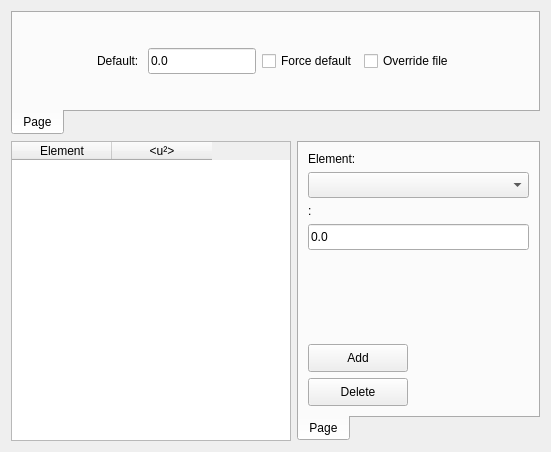
<?xml version="1.0" encoding="UTF-8"?>
<ui version="4.0">
 <class>ThermalScatteringFrame</class>
 <widget class="QWidget" name="ThermalScatteringFrame">
  <property name="geometry">
   <rect>
    <x>0</x>
    <y>0</y>
    <width>551</width>
    <height>452</height>
   </rect>
  </property>
  <property name="windowTitle">
   <string>Form</string>
  </property>
  <layout class="QGridLayout" name="gridLayout_2">
   <item row="2" column="0" colspan="2">
    <widget class="tabPanel" name="tPanel">
     <property name="maximumSize">
      <size>
       <width>16777215</width>
       <height>16777215</height>
      </size>
     </property>
     <property name="autoFillBackground">
      <bool>false</bool>
     </property>
     <property name="styleSheet">
      <string notr="true"/>
     </property>
     <property name="tabPosition">
      <enum>QTabWidget::South</enum>
     </property>
     <property name="currentIndex">
      <number>0</number>
     </property>
     <property name="elideMode">
      <enum>Qt::ElideMiddle</enum>
     </property>
     <property name="tabsClosable">
      <bool>false</bool>
     </property>
     <widget class="QWidget" name="vLayout">
      <attribute name="title">
       <string>Page</string>
      </attribute>
      <layout class="QGridLayout" name="gridLayout">
       <item row="1" column="0">
        <spacer name="horizontalSpacer">
         <property name="orientation">
          <enum>Qt::Horizontal</enum>
         </property>
         <property name="sizeHint" stdset="0">
          <size>
           <width>40</width>
           <height>20</height>
          </size>
         </property>
        </spacer>
       </item>
       <item row="1" column="2">
        <widget class="EditUnitsBox" name="edtDefault">
         <property name="minimumSize">
          <size>
           <width>100</width>
           <height>26</height>
          </size>
         </property>
         <property name="text">
          <string>0.0</string>
         </property>
        </widget>
       </item>
       <item row="1" column="1">
        <widget class="QLabel" name="label_2">
         <property name="layoutDirection">
          <enum>Qt::LeftToRight</enum>
         </property>
         <property name="text">
          <string>Default: </string>
         </property>
         <property name="alignment">
          <set>Qt::AlignLeading|Qt::AlignLeft|Qt::AlignVCenter</set>
         </property>
        </widget>
       </item>
       <item row="1" column="4">
        <widget class="QCheckBox" name="chkOverride">
         <property name="text">
          <string>Override file</string>
         </property>
        </widget>
       </item>
       <item row="1" column="3">
        <widget class="QCheckBox" name="chkForceDefault">
         <property name="text">
          <string>Force default</string>
         </property>
        </widget>
       </item>
       <item row="1" column="5">
        <spacer name="horizontalSpacer_2">
         <property name="orientation">
          <enum>Qt::Horizontal</enum>
         </property>
         <property name="sizeHint" stdset="0">
          <size>
           <width>40</width>
           <height>20</height>
          </size>
         </property>
        </spacer>
       </item>
      </layout>
     </widget>
    </widget>
   </item>
   <item row="3" column="0">
    <widget class="QTableWidget" name="tblDisplacements">
     <property name="minimumSize">
      <size>
       <width>280</width>
       <height>300</height>
      </size>
     </property>
     <property name="maximumSize">
      <size>
       <width>280</width>
       <height>16777215</height>
      </size>
     </property>
     <property name="horizontalScrollBarPolicy">
      <enum>Qt::ScrollBarAlwaysOff</enum>
     </property>
     <property name="editTriggers">
      <set>QAbstractItemView::NoEditTriggers</set>
     </property>
     <property name="showDropIndicator" stdset="0">
      <bool>true</bool>
     </property>
     <property name="alternatingRowColors">
      <bool>false</bool>
     </property>
     <property name="selectionBehavior">
      <enum>QAbstractItemView::SelectRows</enum>
     </property>
     <property name="showGrid">
      <bool>false</bool>
     </property>
     <property name="sortingEnabled">
      <bool>false</bool>
     </property>
     <property name="wordWrap">
      <bool>false</bool>
     </property>
     <property name="cornerButtonEnabled">
      <bool>false</bool>
     </property>
     <property name="rowCount">
      <number>0</number>
     </property>
     <property name="columnCount">
      <number>2</number>
     </property>
     <attribute name="horizontalHeaderVisible">
      <bool>true</bool>
     </attribute>
     <attribute name="horizontalHeaderCascadingSectionResizes">
      <bool>false</bool>
     </attribute>
     <attribute name="horizontalHeaderDefaultSectionSize">
      <number>100</number>
     </attribute>
     <attribute name="horizontalHeaderHighlightSections">
      <bool>false</bool>
     </attribute>
     <attribute name="horizontalHeaderStretchLastSection">
      <bool>false</bool>
     </attribute>
     <attribute name="verticalHeaderVisible">
      <bool>false</bool>
     </attribute>
     <attribute name="verticalHeaderHighlightSections">
      <bool>false</bool>
     </attribute>
     <column>
      <property name="text">
       <string>Element</string>
      </property>
     </column>
     <column>
      <property name="text">
       <string>&lt;u²&gt;</string>
      </property>
     </column>
    </widget>
   </item>
   <item row="3" column="1">
    <widget class="tabPanel" name="tPanel_2">
     <property name="maximumSize">
      <size>
       <width>16777215</width>
       <height>16777215</height>
      </size>
     </property>
     <property name="autoFillBackground">
      <bool>false</bool>
     </property>
     <property name="styleSheet">
      <string notr="true"/>
     </property>
     <property name="tabPosition">
      <enum>QTabWidget::South</enum>
     </property>
     <property name="currentIndex">
      <number>0</number>
     </property>
     <property name="elideMode">
      <enum>Qt::ElideMiddle</enum>
     </property>
     <property name="tabsClosable">
      <bool>false</bool>
     </property>
     <widget class="QWidget" name="vLayout_3">
      <attribute name="title">
       <string>Page</string>
      </attribute>
      <layout class="QVBoxLayout" name="verticalLayout">
       <item>
        <widget class="QLabel" name="label_10">
         <property name="layoutDirection">
          <enum>Qt::LeftToRight</enum>
         </property>
         <property name="text">
          <string>Element: </string>
         </property>
         <property name="alignment">
          <set>Qt::AlignLeading|Qt::AlignLeft|Qt::AlignVCenter</set>
         </property>
        </widget>
       </item>
       <item>
        <widget class="QComboBox" name="cmbElement">
         <property name="minimumSize">
          <size>
           <width>120</width>
           <height>26</height>
          </size>
         </property>
        </widget>
       </item>
       <item>
        <widget class="QLabel" name="label_9">
         <property name="layoutDirection">
          <enum>Qt::LeftToRight</enum>
         </property>
         <property name="text">
          <string>&lt;u²&gt;: </string>
         </property>
         <property name="alignment">
          <set>Qt::AlignLeading|Qt::AlignLeft|Qt::AlignVCenter</set>
         </property>
        </widget>
       </item>
       <item>
        <widget class="EditUnitsBox" name="edtDisplacement">
         <property name="minimumSize">
          <size>
           <width>100</width>
           <height>26</height>
          </size>
         </property>
         <property name="text">
          <string>0.0</string>
         </property>
        </widget>
       </item>
       <item>
        <spacer name="verticalSpacer">
         <property name="orientation">
          <enum>Qt::Vertical</enum>
         </property>
         <property name="sizeHint" stdset="0">
          <size>
           <width>20</width>
           <height>40</height>
          </size>
         </property>
        </spacer>
       </item>
       <item>
        <layout class="QHBoxLayout" name="horizontalLayout">
         <property name="leftMargin">
          <number>0</number>
         </property>
         <property name="topMargin">
          <number>0</number>
         </property>
         <item>
          <widget class="QPushButton" name="btnAdd">
           <property name="minimumSize">
            <size>
             <width>100</width>
             <height>28</height>
            </size>
           </property>
           <property name="text">
            <string>Add</string>
           </property>
          </widget>
         </item>
         <item>
          <spacer name="horizontalSpacer_4">
           <property name="orientation">
            <enum>Qt::Horizontal</enum>
           </property>
           <property name="sizeHint" stdset="0">
            <size>
             <width>40</width>
             <height>20</height>
            </size>
           </property>
          </spacer>
         </item>
        </layout>
       </item>
       <item>
        <layout class="QHBoxLayout" name="horizontalLayout_6">
         <property name="topMargin">
          <number>0</number>
         </property>
         <item>
          <widget class="QPushButton" name="btnDelete">
           <property name="minimumSize">
            <size>
             <width>100</width>
             <height>28</height>
            </size>
           </property>
           <property name="text">
            <string>Delete</string>
           </property>
          </widget>
         </item>
         <item>
          <spacer name="horizontalSpacer_9">
           <property name="orientation">
            <enum>Qt::Horizontal</enum>
           </property>
           <property name="sizeHint" stdset="0">
            <size>
             <width>40</width>
             <height>20</height>
            </size>
           </property>
          </spacer>
         </item>
        </layout>
       </item>
      </layout>
     </widget>
    </widget>
   </item>
  </layout>
 </widget>
 <customwidgets>
  <customwidget>
   <class>EditUnitsBox</class>
   <extends>QLineEdit</extends>
   <header>controls/editunitsbox.h</header>
  </customwidget>
  <customwidget>
   <class>tabPanel</class>
   <extends>QTabWidget</extends>
   <header>controls/tabpanel.h</header>
   <container>1</container>
  </customwidget>
 </customwidgets>
 <resources/>
 <connections/>
</ui>
